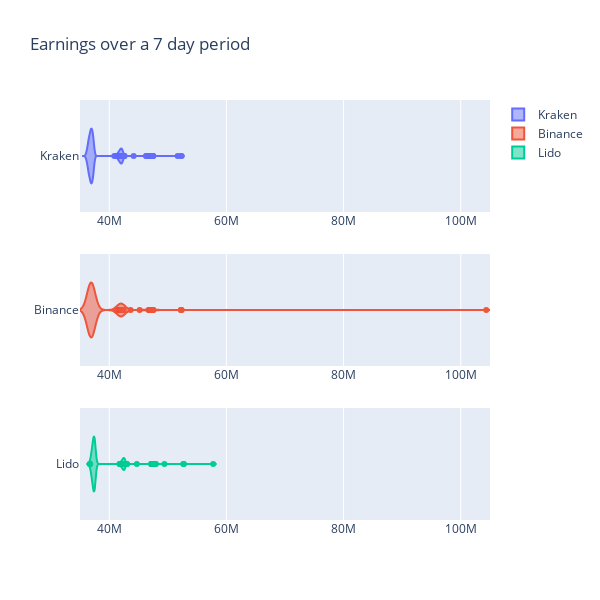

The notebook cell saved with this chart:
### Code cell
fig = make_subplots(rows=3, cols=1)

fig.append_trace(go.Violin(
    name = 'Kraken',
    x=list(kraken_earnings_7d.values()),
), row=1, col=1)

fig.append_trace(go.Violin(
    name = 'Binance',
    x=list(binance_earnings_7d.values()),
), row=2, col=1)

fig.append_trace(go.Violin(
    name = 'Lido',
    x=list(lido_earnings_7d.values()),
), row=3, col=1)

fig.update_xaxes(range=[35000000, 105000000])

fig.update_layout(height=600, width=600, title_text="Earnings over a 7 day period")
fig.show()

### Figure 1 — Plotly figure (JSON) as saved in the notebook; plotly's stock layout.template omitted (floating-point values rounded to 4 significant figures; data arrays with more than 128 entries replaced by an {"elided": "..."} marker saying what was removed)
{"data": [{"name": "Kraken", "type": "violin", "x": {"elided": "999 int values"}, "xaxis": "x", "yaxis": "y"}, {"name": "Binance", "type": "violin", "x": {"elided": "1000 int values"}, "xaxis": "x2", "yaxis": "y2"}, {"name": "Lido", "type": "violin", "x": {"elided": "1000 int values"}, "xaxis": "x3", "yaxis": "y3"}], "layout": {"height": 600, "title": {"text": "Earnings over a 7 day period"}, "width": 600, "xaxis": {"anchor": "y", "domain": [0, 1], "range": [35000000, 105000000], "type": "linear"}, "xaxis2": {"anchor": "y2", "domain": [0, 1], "range": [35000000, 105000000], "type": "linear"}, "xaxis3": {"anchor": "y3", "domain": [0, 1], "range": [35000000, 105000000], "type": "linear"}, "yaxis": {"anchor": "x", "autorange": true, "domain": [0.7333, 1], "range": [-0.5, 0.5], "type": "category"}, "yaxis2": {"anchor": "x2", "autorange": true, "domain": [0.3667, 0.6333], "range": [-0.5, 0.5], "type": "category"}, "yaxis3": {"anchor": "x3", "autorange": true, "domain": [0, 0.2667], "range": [-0.5, 0.5], "type": "category"}}}
